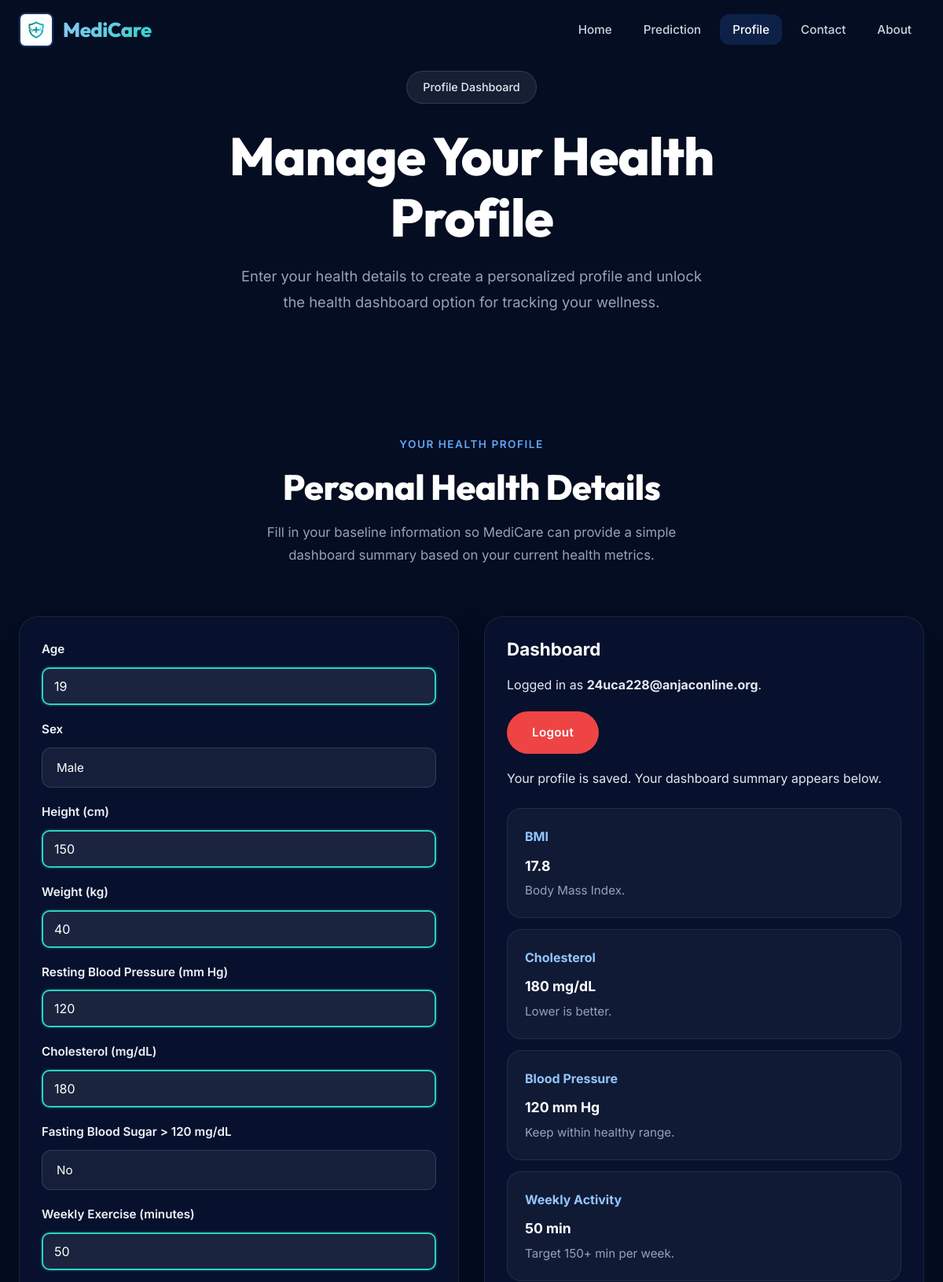
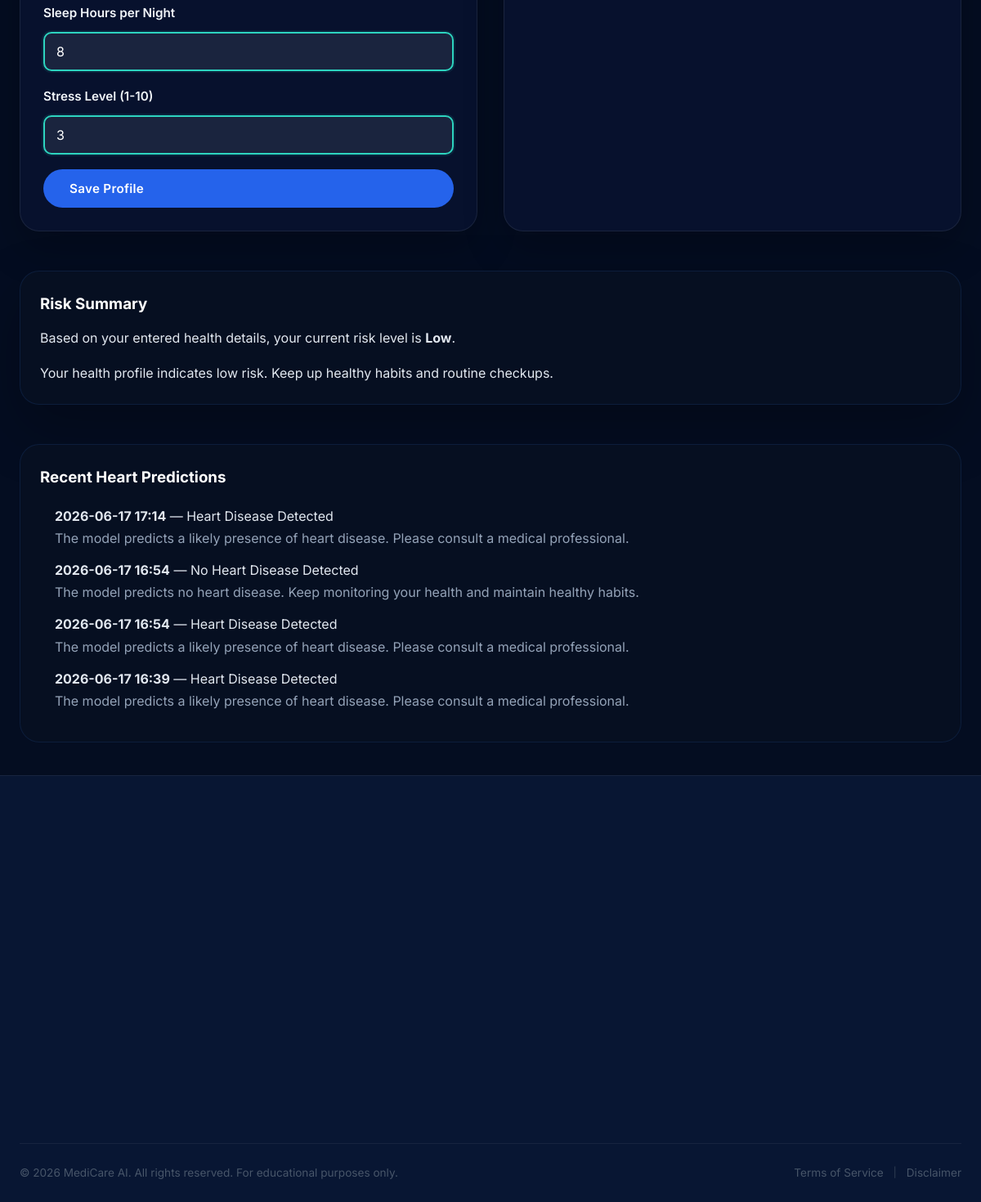
The app's page /profile (signed in) with its own data (2 pictures, top to bottom).
### app.py (models this page shows)
class User(db.Model, UserMixin):
    id = db.Column(db.Integer, primary_key=True)
    email = db.Column(db.String(120), unique=True, nullable=False)
    password_hash = db.Column(db.String(256), nullable=False)
    created_at = db.Column(db.DateTime, default=datetime.utcnow)

class PredictionRecord(db.Model):
    id = db.Column(db.Integer, primary_key=True)
    user_id = db.Column(db.Integer, db.ForeignKey('user.id'), nullable=True)
    created_at = db.Column(db.DateTime, default=datetime.utcnow)
    age = db.Column(db.Integer, nullable=False)
    sex = db.Column(db.Integer, nullable=False)
    chest_pain = db.Column(db.Integer, nullable=False)
    resting_bp = db.Column(db.Integer, nullable=False)
    cholesterol = db.Column(db.Integer, nullable=False)
    fasting_bs = db.Column(db.Integer, nullable=False)
    resting_ecg = db.Column(db.Integer, nullable=False)
    max_hr = db.Column(db.Integer, nullable=False)
    exercise_angina = db.Column(db.Integer, nullable=False)
    oldpeak = db.Column(db.Float, nullable=False)
    st_slope = db.Column(db.Integer, nullable=False)
    prediction = db.Column(db.String(64), nullable=False)
    message = db.Column(db.String(256), nullable=False)
    risk_class = db.Column(db.String(32), nullable=False)

### app.py (the view, shortened to what this page needs)
@app.route("/profile", methods=["GET", "POST"])
def profile():
    auth_message = None
    form = {
        "age": "0",
        "sex": "0",
        "height": "170",
        "weight": "70",
        "resting_bp": "120",
        "cholesterol": "180",
        "fasting_bs": "0",
        "exercise_minutes": "150",
        "sleep_hours": "7",
        "stress_level": "5"
    }
    dashboard = None
    predictions = []
    cancer_predictions = []
    if current_user.is_authenticated:
        latest_profile = Profile.query.filter_by(user_id=current_user.id).order_by(Profile.created_at.desc()).first()
        if latest_profile and dashboard is None:
            form = {
                "age": str(latest_profile.age),
                "sex": str(latest_profile.sex),
                "height": str(latest_profile.height),
                "weight": str(int(latest_profile.weight)),
                "resting_bp": str(latest_profile.resting_bp),
                "cholesterol": str(latest_profile.cholesterol),
                "fasting_bs": str(latest_profile.fasting_bs),
                "exercise_minutes": str(latest_profile.exercise_minutes),
                "sleep_hours": str(latest_profile.sleep_hours),
                "stress_level": str(latest_profile.stress_level)
            }
            dashboard = build_health_dashboard(form)
        predictions = PredictionRecord.query.filter_by(user_id=current_user.id).order_by(PredictionRecord.created_at.desc()).limit(10).all()
        cancer_predictions = CancerPredictionRecord.query.filter_by(user_id=current_user.id).order_by(CancerPredictionRecord.created_at.desc()).limit(10).all()
    return render_template("profile.html", form=form, dashboard=dashboard, predictions=predictions, cancer_predictions=cancer_predictions, auth_message=auth_message)

### app.py (called while the page is built)
def parse_int(value, default=0):
    try:
        return int(value)
    except (TypeError, ValueError):
        return default

def parse_float(value, default=0.0):
    try:
        return float(value)
    except (TypeError, ValueError):
        return default

def calculate_bmi(weight, height):
    try:
        height_m = float(height) / 100.0
        if height_m <= 0:
            return 0.0
        return round(float(weight) / (height_m ** 2), 1)
    except (TypeError, ValueError, ZeroDivisionError):
        return 0.0

@login_manager.user_loader
def load_user(user_id):
    return User.query.get(int(user_id))

### templates/profile.html (shortened to what this page needs)
<!DOCTYPE html>
<html lang="en">
<head>
    <link rel="stylesheet" href="{{ url_for('static', filename='css/style.css') }}">
</head>
<body>
    <nav class="navbar" id="navbar">
        <div class="container">
            <a href="/" class="navbar-brand">
                <img src="{{ url_for('static', filename='images/logo.png') }}" alt="MediCare Logo">
                <span>MediCare</span>
            </a>
            <ul class="nav-links" id="navLinks">
                <li><a href="/">Home</a></li>
                <li><a href="/predict">Prediction</a></li>
                <li><a href="/profile" class="active">Profile</a></li>
                <li><a href="/contact">Contact</a></li>
                <li><a href="/about">About</a></li>
            </ul>
        </div>
    </nav>
    <section class="hero hero-compact" style="padding-top:160px;">
        <div class="container">
            <div class="hero-content">
                <div class="hero-badge">Profile Dashboard</div>
                <h1 class="hero-title">Manage Your Health Profile</h1>
                <p class="hero-subtitle">
                    Enter your health details to create a personalized profile and unlock the health dashboard option for tracking your wellness.
                </p>
            </div>
        </div>
    </section>
    <section class="services-section" id="profile-form" style="padding:60px 0 40px;">
        <div class="container">
            <div class="section-header reveal">
                <div class="section-label">Your Health Profile</div>
                <h2 class="section-title">Personal Health Details</h2>
                <p class="section-subtitle">
                    Fill in your baseline information so MediCare can provide a simple dashboard summary based on your current health metrics.
                </p>
            </div>
            {% if current_user.is_authenticated %}
            <div class="profile-grid">
                <div class="profile-panel">
                    <form method="post" novalidate class="auth-form">
                        <div class="form-group">
                            <label>Age</label>
                            <input type="number" name="age" value="{{ form.age }}" min="1" max="120" placeholder="Age in years" required>
                        </div>
                        <div class="form-group">
                            <label>Sex</label>
                            <select name="sex" required>
                                <option value="1" {% if form.sex == '1' %}selected{% endif %}>Male</option>
                            </select>
                        </div>
                        <div class="form-group">
                            <label>Height (cm)</label>
                            <input type="number" name="height" value="{{ form.height }}" min="100" max="230" placeholder="Height in cm" required>
                        </div>
                        <div class="form-group">
                            <label>Weight (kg)</label>
                            <input type="number" name="weight" value="{{ form.weight }}" min="30" max="200" placeholder="Weight in kg" required>
                        </div>
                        <div class="form-group">
                            <label>Resting Blood Pressure (mm Hg)</label>
                            <input type="number" name="resting_bp" value="{{ form.resting_bp }}" min="80" max="200" placeholder="Resting blood pressure" required>
                        </div>
                        <div class="form-group">
                            <label>Cholesterol (mg/dL)</label>
                            <input type="number" name="cholesterol" value="{{ form.cholesterol }}" min="100" max="450" placeholder="Cholesterol level" required>
                        </div>
                        <div class="form-group">
                            <label>Fasting Blood Sugar > 120 mg/dL</label>
                            <select name="fasting_bs" required>
                                <option value="0" {% if form.fasting_bs == '0' %}selected{% endif %}>No</option>
                            </select>
                        </div>
                        <div class="form-group">
                            <label>Weekly Exercise (minutes)</label>
                            <input type="number" name="exercise_minutes" value="{{ form.exercise_minutes }}" min="0" max="1000" placeholder="Minutes per week" required>
                        </div>
                        <div class="form-group">
                            <label>Sleep Hours per Night</label>
                            <input type="number" name="sleep_hours" value="{{ form.sleep_hours }}" min="0" max="12" placeholder="Sleep hours" required>
                        </div>
                        <div class="form-group">
                            <label>Stress Level (1-10)</label>
                            <input type="number" name="stress_level" value="{{ form.stress_level }}" min="1" max="10" placeholder="Stress level" required>
                        </div>
                        <button type="submit" class="btn btn-primary">Save Profile</button>
                    </form>
                </div>
                <div class="profile-panel">
                    <h3>Dashboard</h3>
                    <p style="color:var(--gray-200);">Logged in as <strong>{{ current_user.email }}</strong>.</p>
                    <a href="/logout" class="btn btn-accent profile-cta" style="margin-bottom:18px;">Logout</a>
                    {% if dashboard %}
                    <p style="color:var(--gray-200);">Your profile is saved. Your dashboard summary appears below.</p>
                    <div class="profile-metrics-inline">
                        {% for metric in dashboard.metrics %}
                        <div class="profile-metric-item">
                            <span>{{ metric.label }}</span>
                            <strong>{{ metric.value }}</strong>
                            <p>{{ metric.note }}</p>
                        </div>
                        {% endfor %}
                    </div>
                    {% else %}
                    <p style="color:var(--gray-200);">Complete the profile form to generate your health dashboard and personalized summary.</p>
                    {% endif %}
                </div>
            </div>
            {% endif %}
            {% if dashboard %}
            <section id="health-dashboard" class="profile-dashboard-section">
                <div class="dashboard-card dashboard-summary-card">
                    <h3>Risk Summary</h3>
                    <p style="color:var(--gray-200);">Based on your entered health details, your current risk level is <strong>{{ dashboard.risk_level }}</strong>.</p>
                    <p style="color:var(--gray-200); margin-top: 16px;">{{ dashboard.advice }}</p>
                </div>
            </section>
            {% endif %}
            {% if predictions %}
            <section class="profile-dashboard-section">
                <div class="dashboard-card" style="margin-top:32px;">
                    <h3>Recent Heart Predictions</h3>
                    <ul style="padding-left:18px; color: var(--gray-200); margin-top:18px;">
                        {% for prediction in predictions %}
                        <li style="margin-bottom:12px;">
                            <strong>{{ prediction.created_at.strftime('%Y-%m-%d %H:%M') }}</strong> — {{ prediction.prediction }}<br>
                            <span style="color: var(--gray-400);">{{ prediction.message }}</span>
                        </li>
                        {% endfor %}
                    </ul>
                </div>
            </section>
            {% endif %}
        </div>
    </section>
    <footer class="footer" id="contact">
        <div class="container">
            <div class="footer-bottom">
                <p class="footer-text">© 2026 MediCare AI. All rights reserved. For educational purposes only.</p>
                <div class="footer-bottom-links">
                    <a href="#">Terms of Service</a>
                    <span class="footer-divider">|</span>
                    <a href="#">Disclaimer</a>
                </div>
            </div>
        </div>
    </footer>
</body>
</html>

### records on screen
User: email "24uca228@anjaconline.org"
PredictionRecord: created_at "2026-06-17 17:14", prediction "Heart Disease Detected", message "The model predicts a likely presence of heart disease. Please consult a medical professional."
PredictionRecord: created_at "2026-06-17 16:54", prediction "No Heart Disease Detected", message "The model predicts no heart disease. Keep monitoring your health and maintain healthy habits."
PredictionRecord: created_at "2026-06-17 16:54", prediction "Heart Disease Detected", message "The model predicts a likely presence of heart disease. Please consult a medical professional."
PredictionRecord: created_at "2026-06-17 16:39", prediction "Heart Disease Detected", message "The model predicts a likely presence of heart disease. Please consult a medical professional."

### other values on screen
{{ metric.label }} "BMI" "Cholesterol" "Blood Pressure" "Weekly Activity"
{{ metric.value }} "17.8" "180 mg/dL" "120 mm Hg" "50 min"
{{ metric.note }} "Body Mass Index." "Lower is better." "Keep within healthy range." "Target 150+ min per week."
{{ dashboard.risk_level }} "Low"
{{ dashboard.advice }} "Your health profile indicates low risk. Keep up healthy habits and routine checkups."
